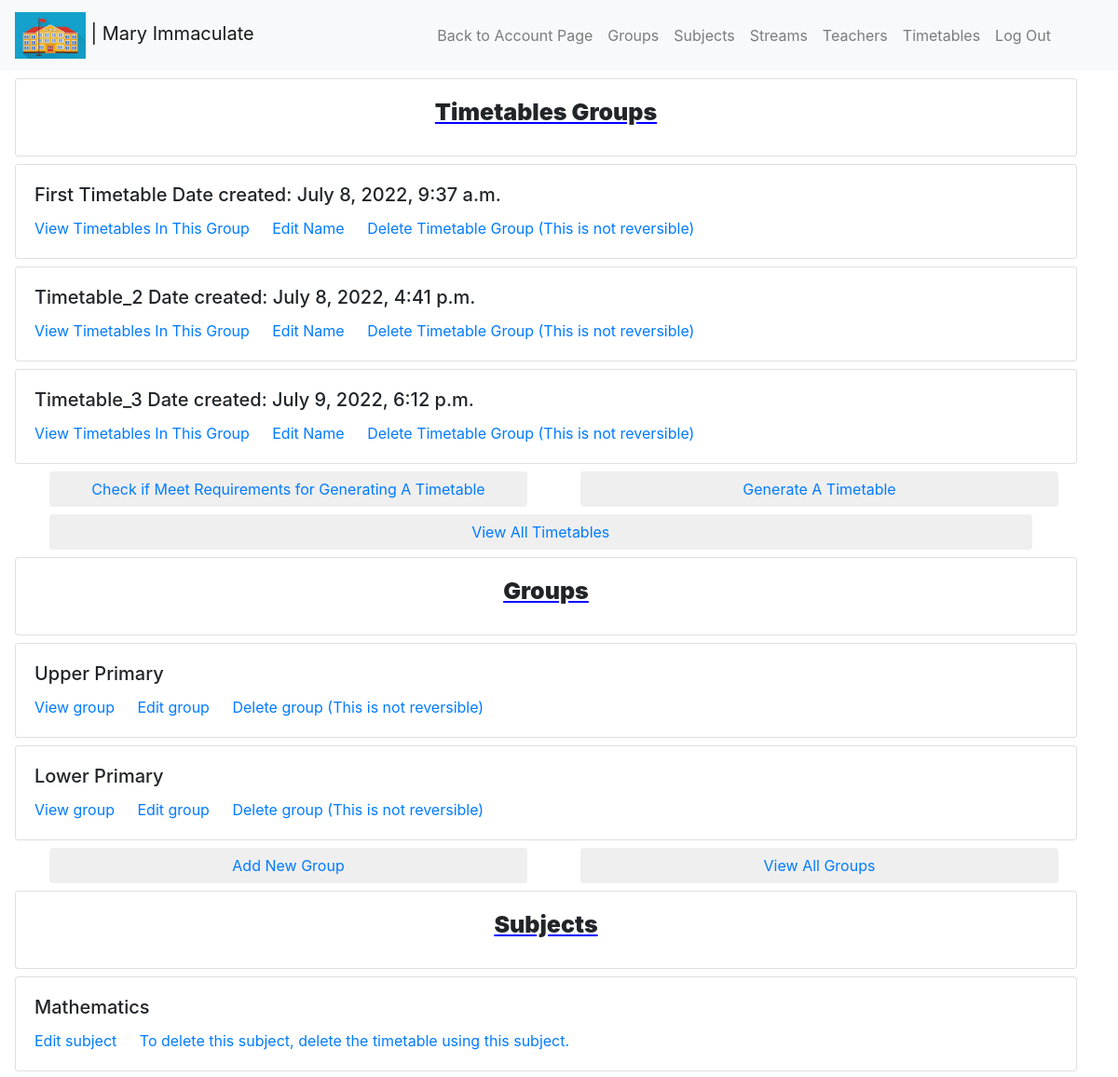
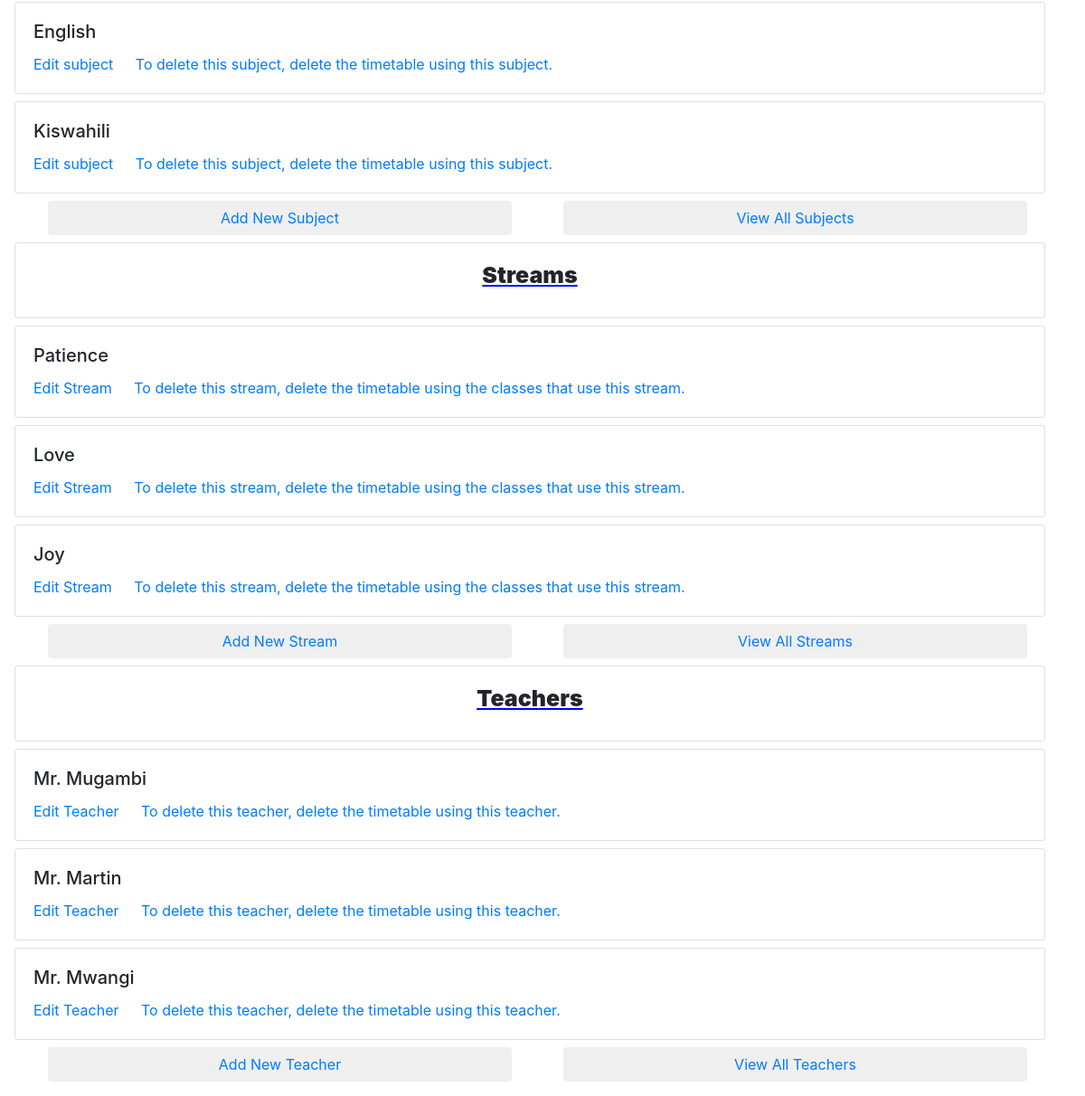
The app's page /school/S6gHC1W5/ (signed in) with its own data (2 pictures, top to bottom).
### school/models.py (models this page shows, shortened)
class School(models.Model):
    user = models.ForeignKey(settings.AUTH_USER_MODEL, on_delete=models.CASCADE, db_index=True)
    schoolname = models.CharField(max_length=200)
    randomid = models.CharField(max_length=60, unique=True)
    schoollogo = models.ImageField(upload_to='logo', validators=[validate_logo], default='logo.jpg')
    class Meta:
        verbose_name = ("School")
        verbose_name_plural = ("Schools")

class Subjects(models.Model):
    school = models.ForeignKey(School, on_delete=models.CASCADE)
    subjectname = models.CharField(max_length=100)
    slug = models.SlugField()
    color = ColorField()
    class Meta:
        verbose_name = ("Subject")
        verbose_name_plural = ("Subjects")
    def ifcandelete(self):
        from timetable.models import Timetablelessons
        check1 = Timetablelessons.objects.filter(subject__id=self.id).count()
        if (check1 > 0):
            return False
        else:
            return True

class Streams(models.Model):
    school = models.ForeignKey(School, on_delete=models.CASCADE)
    streamname = models.CharField(max_length=100)
    slug = models.SlugField()
    class Meta:
        verbose_name = ("Stream")
        verbose_name_plural = ("Streams")
    def ifcandelete(self):
        from timetable.models import Timetablelessons, Timetablebreaks
        check1 = Timetablelessons.objects.filter(theclass__stream__id=self.id).count()
        check2 = Timetablebreaks.objects.filter(theclass__stream__id=self.id).count()
        if (check1 > 0) or (check2 > 0):
            return False
        else:
            return True

class Teachers(models.Model):
    school = models.ForeignKey(School, on_delete=models.CASCADE)
    teachername = models.CharField(max_length=100)
    randomid = models.CharField(max_length=60, unique=True)
    class Meta:
        verbose_name = ("Teacher")
        verbose_name_plural = ("Teachers")
    def ifcandelete(self):
        from timetable.models import Timetablelessons
        check1 = Timetablelessons.objects.filter(teacher__id=self.id).count()
        if (check1 > 0):
            return False
        else:
            return True

### timetable/models.py (models this page shows, shortened)
class Timetablegroup(models.Model):
    school = models.ForeignKey(School, on_delete=models.CASCADE)
    datecreated = models.DateTimeField(auto_now_add=True)
    timetablegroupname = models.CharField(max_length=20)
    slug = models.SlugField()
    class Meta:
        verbose_name = ("Timetable Group")
        verbose_name_plural = ("Timetable Groups")

### groups/models.py (models this page shows, shortened)
class SchoolGroups(models.Model):
    school = models.ForeignKey(School, on_delete=models.CASCADE)
    groupname = models.CharField(max_length=100)
    slug = models.SlugField()
    lessonduration = models.PositiveIntegerField()
    class Meta:
        verbose_name = ("Group")
        verbose_name_plural = ("Groups")

### school/views.py (the view)
# urls.py: path('school/<randomid>/', views.schoolview, name="schoolview"),
@login_required
def schoolview(request, randomid):
    theschool = get_object_or_404(School, randomid=randomid)
    subjects = Subjects.objects.filter(school__randomid=randomid)[:3]
    schoolgroups = SchoolGroups.objects.filter(school__randomid=randomid)[:3]
    teachers = Teachers.objects.filter(school__randomid=randomid)[:3]
    streams = Streams.objects.filter(school__randomid=randomid)[:3]
    no_of_errors = checktimetablerequiremnets_school(theschool)
    if len(no_of_errors) == 0:
        no_of_errors_group = checktimetablerequiremnets_group(theschool)
        if len(no_of_errors_group) == 0:
            result = True
            list_of_errors = None
        else:
            result = False
            list_of_errors = no_of_errors_group
    else:
        result = False
        list_of_errors = no_of_errors
    timetables = Timetablegroup.objects.filter(school__randomid=randomid)[:3]
    return render(request, "frontend/school/schoolview.html", {"theschool":theschool, "subjects":subjects, "schoolgroups":schoolgroups, "teachers":teachers, "streams":streams,"timetables":timetables, "list_of_errors":list_of_errors, "result":result})

### frontend/templates/frontend/school/schoolview.html (shortened to what this page needs)
{% extends "base/school.html" %}
{% block schooldetails %}
<a class="navbar-brand" href="{% url 'schoolview' randomid=theschool.randomid %}"><img src="{{ theschool.schoollogo.url }}" alt="{{ theschool.schoolname }}" height="50px"> | {{ theschool.schoolname }}</a>
{% endblock %}
{% block navigation %}
<li class="nav-item">
  <a class="nav-link" href="{% url 'groupview' randomid=theschool.randomid %}">Groups</a>
</li>
<li class="nav-item">
  <a class="nav-link" href="{% url 'subjectview' randomid=theschool.randomid %}">Subjects</a>
</li>
<li class="nav-item">
  <a class="nav-link" href="{% url 'streamview' randomid=theschool.randomid %}">Streams</a>
</li>
<li class="nav-item">
  <a class="nav-link" href="{% url 'teacherview' randomid=theschool.randomid %}">Teachers</a>
</li>
<li class="nav-item">
  <a class="nav-link" href="{% url 'timetablesview' randomid=theschool.randomid %}">Timetables</a>
</li>
{% endblock %}
{% block content %}
{% if timetables|length > 0 %}
<div class="card mt-2 mx-3" style="width: 95%;">
    <div class="card-body">
      <h5 class="card-title my_card_title">Timetables Groups</h5>
    </div>
  </div>
{% for timetable in timetables %}
<div class="card mt-2 mx-3" style="width: 95%;">
    <div class="card-body">
      <h5 class="card-title">{{ timetable.timetablegroupname }}  Date created: {{ timetable.datecreated }}</h5>
      <a href="{% url 'timetablesingroup' randomid=theschool.randomid timetableid=timetable.id %}" class="card-link">View Timetables In This Group</a>
      <a href="{% url 'edittimetable' randomid=theschool.randomid timetableid=timetable.id %}" class="card-link">Edit Name</a>
      <a href="{% url 'deletetimetable' randomid=theschool.randomid timetableid=timetable.id %}" class="card-link">Delete Timetable Group (This is not reversible)</a>
    </div>
</div>
{% endfor %}
{% if result is False %}
<div class="card mt-2 mx-3" style="width: 95%;">
  <div class="card-body">
    <h5 class="my_card_title">You Must meet these requirements before generating a new timetable</h5>
    {% for one in list_of_errors %}
      <p style="color:red;">{{ one.error }}</p>
    {% endfor %}
  </div>
</div>
<div class="container">
  <div class="row">
    <div class="col-md-12">
      <button class="btn mt-2 mx-2"  style="width: 95%;">
        <a href="{% url 'timetablesview' randomid=theschool.randomid %}">View All Timetables</a>
      </button>
    </div>
  </div>
</div>
{% else %}
<div class="container">
<div class="row">
  <div class="col-md-6">
    <button class="btn mt-2 mx-2"  style="width: 95%;">
      <a href="{% url 'timetablecheck' randomid=theschool.randomid %}">Check if Meet Requirements for Generating A Timetable</a>
    </button>
  </div>
  <div class="col-md-6">
    <button class="btn mt-2 mx-2"  style="width: 95%;">
      <a href="{% url 'generatetimetable' randomid=theschool.randomid %}">Generate A Timetable</a>
    </button>
  </div>
  </div>
  <div class="row">
  <div class="col-md-12">
    <button class="btn mt-2 mx-2"  style="width: 95%;">
      <a href="{% url 'timetablesview' randomid=theschool.randomid %}">View All Timetables</a>
    </button>
  </div>
</div>
</div>
{% endif %}
{% endif %}
{% if schoolgroups|length > 0 %}
<div class="card mt-2 mx-3" style="width: 95%;">
    <div class="card-body">
      <h5 class="card-title my_card_title">Groups</h5>
    </div>
  </div>
{% for group in schoolgroups %}
<div class="card mt-2 mx-3" style="width: 95%;">
    <div class="card-body">
      <h5 class="card-title">{{ group.groupname }}</h5>
      <a href="{% url 'groupdisplay' randomid=theschool.randomid groupslug=group.slug %}" class="card-link">View group</a>
      <a href="{% url 'editgroup' randomid=theschool.randomid groupslug=group.slug %}" class="card-link">Edit group</a>
      <a href="{% url 'deletegroup' randomid=theschool.randomid groupslug=group.slug %}" class="card-link">Delete group (This is not reversible)</a>
    </div>
</div>
{% endfor %}
<div class="container">
    <div class="row">
      <div class="col-md-6">
        <button class="btn mt-2 mx-2"  style="width: 95%;">
            <a href="{% url 'addgroup' randomid=theschool.randomid %}">Add New Group</a>
        </button>
      </div>
      <div class="col-md-6">
        <button class="btn mt-2 mx-2"  style="width: 95%;">
          <a href="{% url 'groupview' randomid=theschool.randomid %}">View All Groups</a>
        </button>
      </div>
</div>
</div>
{% endif %}
{% if subjects|length > 0 %}
<div class="card mt-2 mx-3" style="width: 95%;">
    <div class="card-body">
      <h5 class="card-title my_card_title">Subjects</h5>
    </div>
  </div>
{% for subject in subjects %}
<div class="card mt-2 mx-3" style="width: 95%;">
    <div class="card-body">
      <h5 class="card-title">{{ subject.subjectname }}</h5>
      <a href="{% url 'editsubject' randomid=theschool.randomid subjectslug=subject.slug %}" class="card-link">Edit subject</a>
      {% if subject.ifcandelete is True %}<a href="{% url 'deletesubject' randomid=theschool.randomid subjectslug=subject.slug %}" class="card-link">Delete subject (This is not reversible)</a>
      {% else %}<a href="#" class="card-link disabled">To delete this subject, delete the timetable using this subject.</a>{% endif %}
    </div>
</div>
{% endfor %}
<div class="container">
    <div class="row">
      <div class="col-md-6">
        <button class="btn mt-2 mx-2"  style="width: 95%;">
            <a href="{% url 'addsubject' randomid=theschool.randomid %}">Add New Subject</a>
        </button>
      </div>
      <div class="col-md-6">
        <button class="btn mt-2 mx-2"  style="width: 95%;">
          <a href="{% url 'subjectview' randomid=theschool.randomid %}">View All Subjects</a>
        </button>
      </div>
</div>
</div>
{% endif %}
{% if streams|length > 0 %}
<div class="card mt-2 mx-3" style="width: 95%;">
    <div class="card-body">
      <h5 class="card-title my_card_title">Streams</h5>
    </div>
  </div>
{% for stream in streams %}
<div class="card mt-2 mx-3" style="width: 95%;">
    <div class="card-body">
      <h5 class="card-title">{{ stream.streamname }}</h5>
      <a href="{% url 'editstream' randomid=theschool.randomid streamslug=stream.slug %}" class="card-link">Edit Stream</a>
      {% if stream.ifcandelete is True %}<a href="{% url 'deletestreams' randomid=theschool.randomid streamslug=stream.slug %}" class="card-link">Delete stream (This is not reversible)</a>{% else %}<a href="#" class="card-link disabled">To delete this stream, delete the timetable using the classes that use this stream.</a>{% endif %}
    </div>
</div>
{% endfor %}
<div class="container">
    <div class="row">
      <div class="col-md-6">
        <button class="btn mt-2 mx-2"  style="width: 95%;">
            <a href="{% url 'addstream' randomid=theschool.randomid %}">Add New Stream</a>
        </button>
      </div>
      <div class="col-md-6">
        <button class="btn mt-2 mx-2"  style="width: 95%;">
          <a href="{% url 'streamview' randomid=theschool.randomid %}">View All Streams</a>
        </button>
      </div>
</div>
</div>
{% endif %}
{% if teachers|length > 0 %}
<div class="card mt-2 mx-3" style="width: 95%;">
    <div class="card-body">
      <h5 class="card-title my_card_title">Teachers</h5>
    </div>
  </div>
{% for teacher in teachers %}
<div class="card mt-2 mx-3" style="width: 95%;">
    <div class="card-body">
      <h5 class="card-title">{{ teacher.teachername }}</h5>
      <a href="{% url 'editteacher' randomid=theschool.randomid teacherrandomid=teacher.randomid %}" class="card-link">Edit Teacher</a>
      {% if teacher.ifcandelete is True %}<a href="{% url 'deleteteachers' randomid=theschool.randomid teacherrandomid=teacher.randomid %}" class="card-link">Delete teacher (This is not reversible)</a>
      {% else %}<a href="#" class="card-link disabled">To delete this teacher, delete the timetable using this teacher.</a>{% endif %}
    </div>
</div>
{% endfor %}
<div class="container mb-3">
    <div class="row">
        <div class="col-md-6">
            <button class="btn mt-2 mx-2"  style="width: 95%;">
                <a href="{% url 'addteacher' randomid=theschool.randomid %}">Add New Teacher</a>
            </button>
          </div>
        <div class="col-md-6">
            <button class="btn mt-2 mx-2"  style="width: 95%;">
              <a href="{% url 'teacherview' randomid=theschool.randomid %}">View All Teachers</a>
            </button>
        </div>
    </div>
  </div>
{% endif %}
{% endblock %}

### frontend/templates/base/school.html (shortened to what this page needs)
{% load static %}
<!DOCTYPE html>
<html>
<head>
	<link rel="stylesheet" href="https://cdn.jsdelivr.net/npm/bootstrap@4.0.0/dist/css/bootstrap.min.css">
    <link rel="stylesheet" href="{% static 'frontend/css/style.css' %}"/>
</head>
<body>
	<nav class="navbar navbar-expand-lg navbar-light bg-light">
        {% block schooldetails %}
        {% endblock %}
		<div class="collapse navbar-collapse" id="navbarSupportedContent">
		  <ul class="navbar-nav ml-auto px-5">
            <li class="nav-item">
			  <a class="nav-link" href="{% url 'index' %}">Back to Account Page</span></a>
			</li>
            {% block navigation %}
            {% endblock %}
            <li class="nav-item">
                <a class="nav-link" href="{% url 'logout' %}">Log Out</a>
            </li>
		  </ul>
		</div>
	  </nav>
	{% block content %}{% endblock %}
</body>
</html>

### frontend/static/frontend/css/style.css (style rules this page uses)
body { margin: 0; }
.my_card_title { text-align: center; font-weight: 900; font-size: 25px; text-decoration-line: underline; text-decoration-color: blue; }

### records on screen
School: schoollogo (picture), schoolname "Mary Immaculate"
Timetablegroup: timetablegroupname "First Timetable", datecreated "July 8, 2022, 9:37 a.m."
Timetablegroup: timetablegroupname "Timetable_2", datecreated "July 8, 2022, 4:41 p.m."
Timetablegroup: timetablegroupname "Timetable_3", datecreated "July 9, 2022, 6:12 p.m."
SchoolGroups: groupname "Upper Primary"
SchoolGroups: groupname "Lower Primary"
Subjects: subjectname "Mathematics", shows "To delete this subject, delete the timetable using this subject."
Subjects: subjectname "English", shows "To delete this subject, delete the timetable using this subject."
Subjects: subjectname "Kiswahili", shows "To delete this subject, delete the timetable using this subject."
Streams: streamname "Patience", shows "To delete this stream, delete the timetable using the classes that use this stream."
Streams: streamname "Love", shows "To delete this stream, delete the timetable using the classes that use this stream."
Streams: streamname "Joy", shows "To delete this stream, delete the timetable using the classes that use this stream."
Teachers: teachername "Mr. Mugambi", shows "To delete this teacher, delete the timetable using this teacher."
Teachers: teachername "Mr. Martin", shows "To delete this teacher, delete the timetable using this teacher."
Teachers: teachername "Mr. Mwangi", shows "To delete this teacher, delete the timetable using this teacher."
